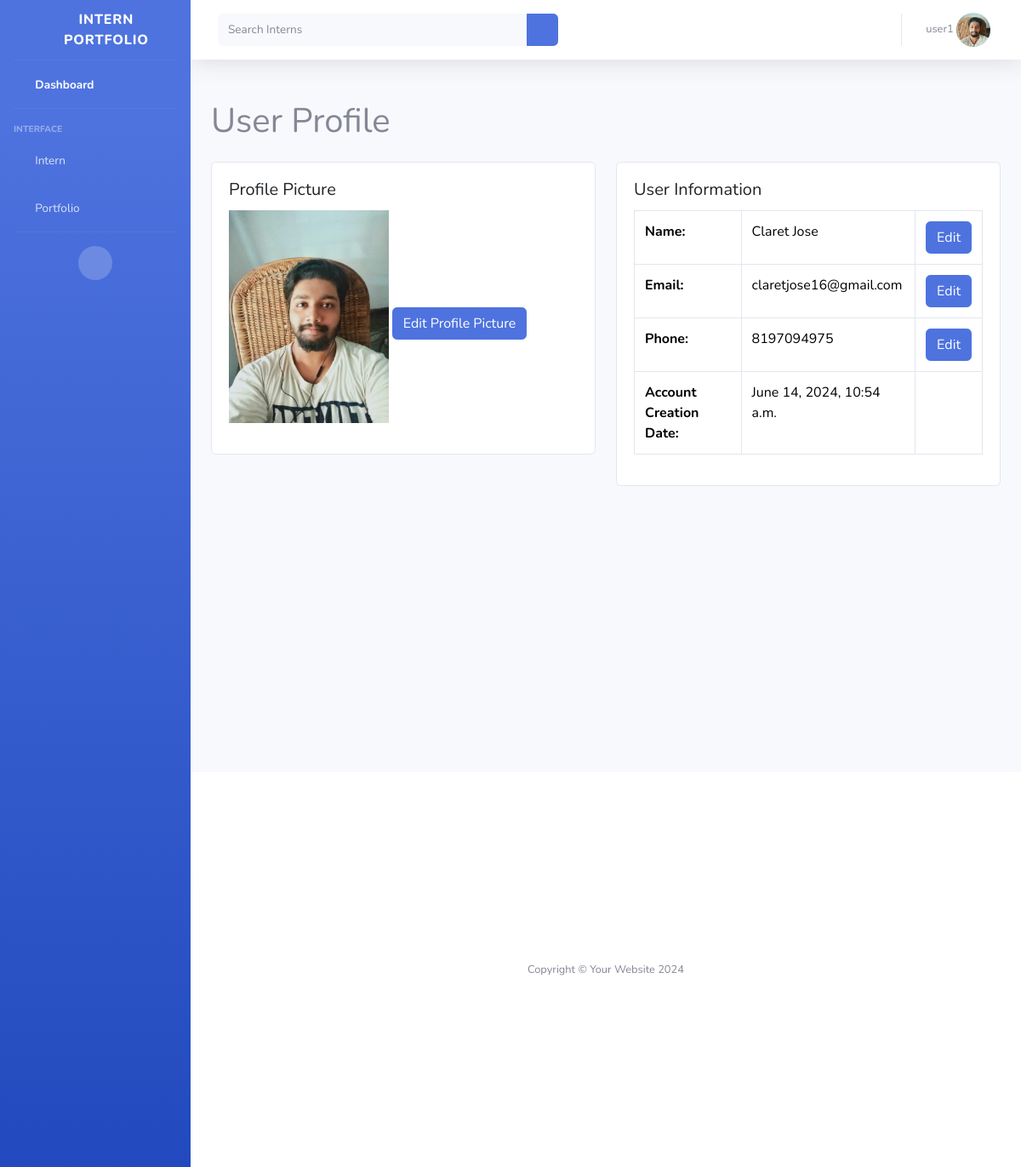
The app's page /profile/ (signed in) with its own data.
### profiles/models.py (models this page shows, shortened)
class UserProfile(models.Model):
    user = models.OneToOneField(User, on_delete=models.CASCADE)
    name = models.CharField(max_length=200)
    email = models.EmailField(max_length=200, null=True, unique=True)
    phone = models.CharField(max_length=15, null=True)
    profile_pic = models.ImageField(null=True, blank=True)

### profiles/views.py (the view)
# urls.py: path('profile/', profile_view, name='profile_view'),
@login_required(login_url='login')
def profile_view(request):
    user_profile = request.user.userprofile
    return render(request, 'profiles/profile.html', {'user_profile': user_profile})

### profiles/context_processor.py (called while the page is built)
def is_admin(request):
    is_admin = False
    if request.user.is_authenticated and request.user.groups.filter(name='Admin').exists():
        is_admin = True
    return {'is_admin':is_admin}

def is_intern(request):
    is_intern = False
    if request.user.is_authenticated and request.user.groups.filter(name='Intern').exists():
        is_intern = True
    return {'is_intern':is_intern}

### templates/profiles/profile.html
{% extends 'base.html' %}
{% block content %}
<div class="container">
    <h1 class="my-4">User Profile</h1>
    <div class="row">
        <div class="col-md-6">
            <div class="card">
                <div class="card-body">
                    <h5 class="card-title">Profile Picture</h5>
                    {% if user_profile.profile_pic %}
                        <img style="height: 250px;" src="{{ user_profile.profile_pic.url }}" alt="Profile Picture" class="img-fluid mb-3">
                    {% else %}
                        <p class="text-muted">No profile picture available</p>
                    {% endif %}
                    <a href="{% url 'edit_profile' %}" class="btn btn-primary">Edit Profile Picture</a>
                </div>
            </div>
        </div>
        <div class="col-md-6">
            <div class="card">
                <div class="card-body">
                    <h5 class="card-title">User Information</h5>
                    <table class="table table-bordered">
                        <tbody>
                            <tr>
                                <th scope="row">Name:</th>
                                <td>{{ user_profile.name }}</td>
                                <td><a href="{% url 'edit_profile' %}" class="btn btn-primary">Edit</a></td>
                            </tr>
                            <tr>
                                <th scope="row">Email:</th>
                                <td>{{ user_profile.email }}</td>
                                <td><a href="{% url 'edit_profile' %}" class="btn btn-primary">Edit</a></td>
                            </tr>
                            <tr>
                                <th scope="row">Phone:</th>
                                <td>{{ user_profile.phone }}</td>
                                <td><a href="{% url 'edit_profile' %}" class="btn btn-primary">Edit</a></td>
                            </tr>
                            <tr>
                                <th scope="row">Account Creation Date:</th>
                                <td>{{ user_profile.user.date_joined }}</td>
                                <td></td>
                            </tr>
                        </tbody>
                    </table>
                </div>
            </div>
        </div>
    </div>
</div>
<br><br><br><br><br><br><br>
<br><br><br><br><br><br><br>
{% endblock %}

### templates/base.html (shortened to what this page needs)
<!DOCTYPE html>
{% load static %}
<html lang="en">
<head>
    <link href="https://cdn.jsdelivr.net/npm/bootstrap@5.3.3/dist/css/bootstrap.min.css" rel="stylesheet">
    <link href="{% static 'vendor/fontawesome-free/css/all.min.css' %}" rel="stylesheet" type="text/css">
    <link href="{% static 'css/sb-admin-2.min.css' %}" rel="stylesheet">
</head>
</html>
<body id="page-top">
    <div id="wrapper">
        <ul class="navbar-nav bg-gradient-primary sidebar sidebar-dark accordion" id="accordionSidebar">
            <a class="sidebar-brand d-flex align-items-center justify-content-center" href="{% url 'dash' %}">
                <div class="sidebar-brand-icon rotate-n-15">
                    <i class="fas fa-laugh-wink"></i>
                </div>
                <div class="sidebar-brand-text mx-3">Intern Portfolio</div>
            </a>
            <hr class="sidebar-divider my-0">
            <li class="nav-item active">
                <a class="nav-link" href="{% url 'dash' %}">
                    <i class="fas fa-fw fa-tachometer-alt"></i>
                    <span>Dashboard</span></a>
            </li>
            {% if is_admin or is_intern %}
            <hr class="sidebar-divider">
            <div class="sidebar-heading">
                Interface
            </div>
            <li class="nav-item">
                <a class="nav-link collapsed" href="#" data-toggle="collapse" data-target="#collapseTwo"
                    aria-expanded="true" aria-controls="collapseTwo">
                    <i class="fas fa-fw fa-cog"></i>
                    <span>Intern </span>
                </a>
            </li>
            <li class="nav-item">
                <a class="nav-link collapsed" href="#" data-toggle="collapse" data-target="#collapseUtilities"
                    aria-expanded="true" aria-controls="collapseUtilities">
                    <i class="fas fa-fw fa-wrench"></i>
                    <span>Portfolio</span>
                </a>
            </li>
            <hr class="sidebar-divider d-none d-md-block">
            <div class="text-center d-none d-md-inline">
                <button class="rounded-circle border-0" id="sidebarToggle"></button>
            </div>
            {% endif %}
        </ul>
        <div id="content-wrapper" class="d-flex flex-column">
            <div id="content">
                <nav class="navbar navbar-expand navbar-light bg-white topbar mb-4 static-top shadow">
                    <form action="{% url 'search' %}" method="get"
                        class="d-none d-sm-inline-block form-inline mr-auto ml-md-3 my-2 my-md-0 mw-100 navbar-search">
                        <div class="input-group">
                            <input type="text" name="q" class="form-control bg-light border-0 small" placeholder="Search Interns"
                                aria-label="Search" aria-describedby="basic-addon2">
                            <div class="input-group-append">
                                <button class="btn btn-primary" type="submit">
                                    <i class="fas fa-search fa-sm"></i>
                                </button>
                            </div>
                        </div>
                    </form>
                    <ul class="navbar-nav ml-auto">
                        <li class="nav-item dropdown no-arrow">
                            <a class="nav-link dropdown-toggle" href="#" id="userDropdown" role="button"
                                data-toggle="dropdown" aria-haspopup="true" aria-expanded="false">
                                <span class="mr-2 d-none d-lg-inline text-gray-600 small">{{request.user}}
                                    {% if request.user.userprofile.profile_pic %}
                                    <img class="image-profile rounded-circle" src="{{ request.user.userprofile.profile_pic.url }}" alt="Profile" >
                                    {% else %}
                                    <img class="image-profile rounded-circle" src="{% static 'img/profile-img-lh.jpg' %}" alt="Profile" >
                                    {% endif %}
                                </span>
                            </a>
                        </li>
                    </ul>
                </nav>
                {% block content %}
            {% endblock %}
            <footer class="sticky-footer bg-white">
                <div class="container my-auto">
                    <div class="copyright text-center my-auto">
                        <span>Copyright &copy; Your Website 2024</span>
                    </div>
                </div>
            </footer>
        </div>
    </div>
</body>
</html>

### templates/base.html (style rules this page uses)
.image-profile { width: 40px; height: 40px; object-fit: cover; }
.container { display: flex; flex-direction: column; min-height: 50vh; }

### records on screen
UserProfile: profile_pic (picture), name "Claret Jose", email "claretjose16@gmail.com", phone "8197094975", user.date_joined "June 14, 2024, 10:54 a.m."

### other values on screen
{{ request.user }} "user1"
